Frame 1 (no input): blank canvas, image omitted
Frame 60 (the mouse pressed at the canvas centre just before this capture): blank canvas, image omitted
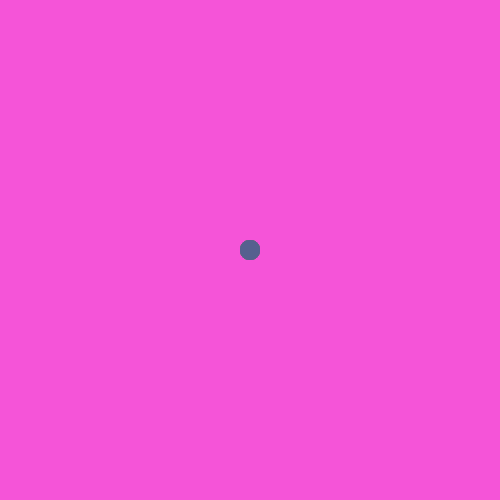
Frame 120 (the mouse held since frame 60 and released just before this capture)

The Processing sketch whose frames 1 and 60 were blank and that drew this single picture after the mouse press (run headless with seeded random() and noise(); from frame 60 on, the mouse is pressed at the canvas centre):

// Processing sketch: processing_112593
// ── processing_112593.pde

int counter;

void setup() {  //setup function called initially, only once
  size(500,500);
  background(245,84,216);  //set background white
  colorMode(HSB);   //set colors to Hue, Saturation, Brightness mode
  counter = 0;
}

void draw() {  //draw function loops 
  
  noStroke();
  fill(random(255),100,143,255);
  
  if(mousePressed == true) { //add some interaction
    ellipse(mouseX, mouseY, 20, 20);
  }
  else {
    ellipse(width/2, height/2, 20*sin(counter), 20*sin(counter));
  }
}
